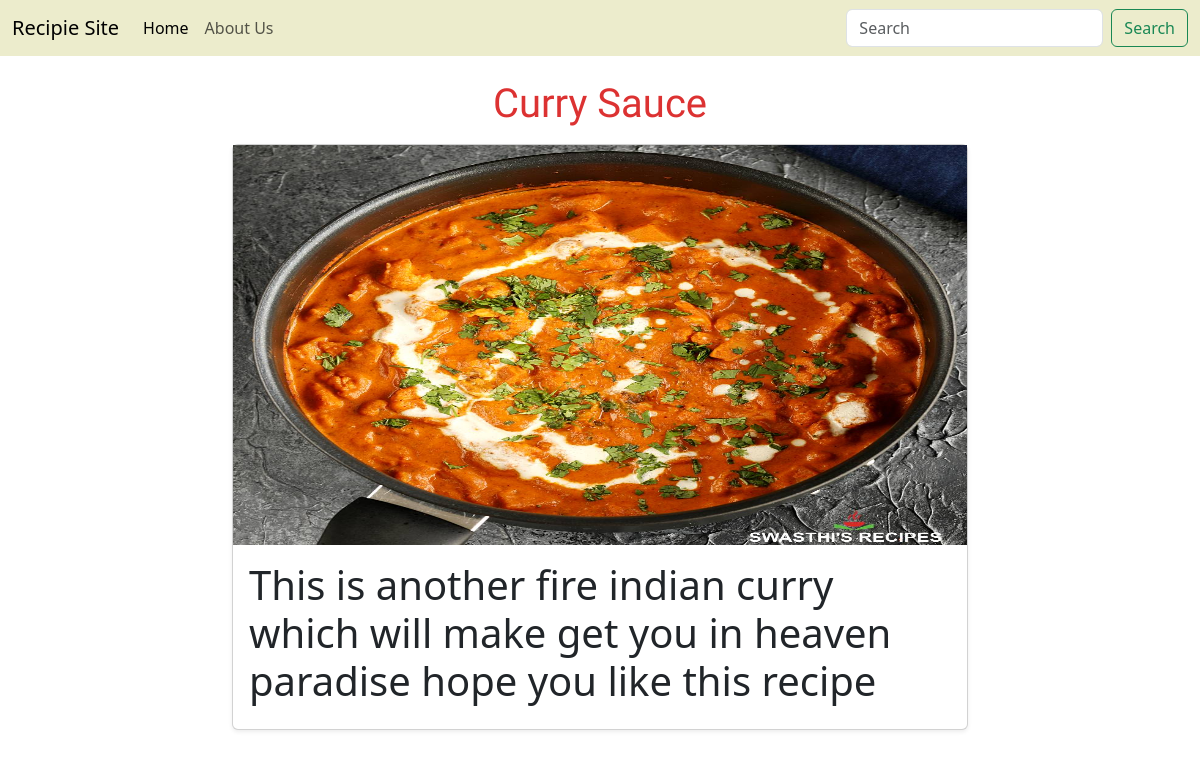
The app's page /view_recipe/9/, older data.
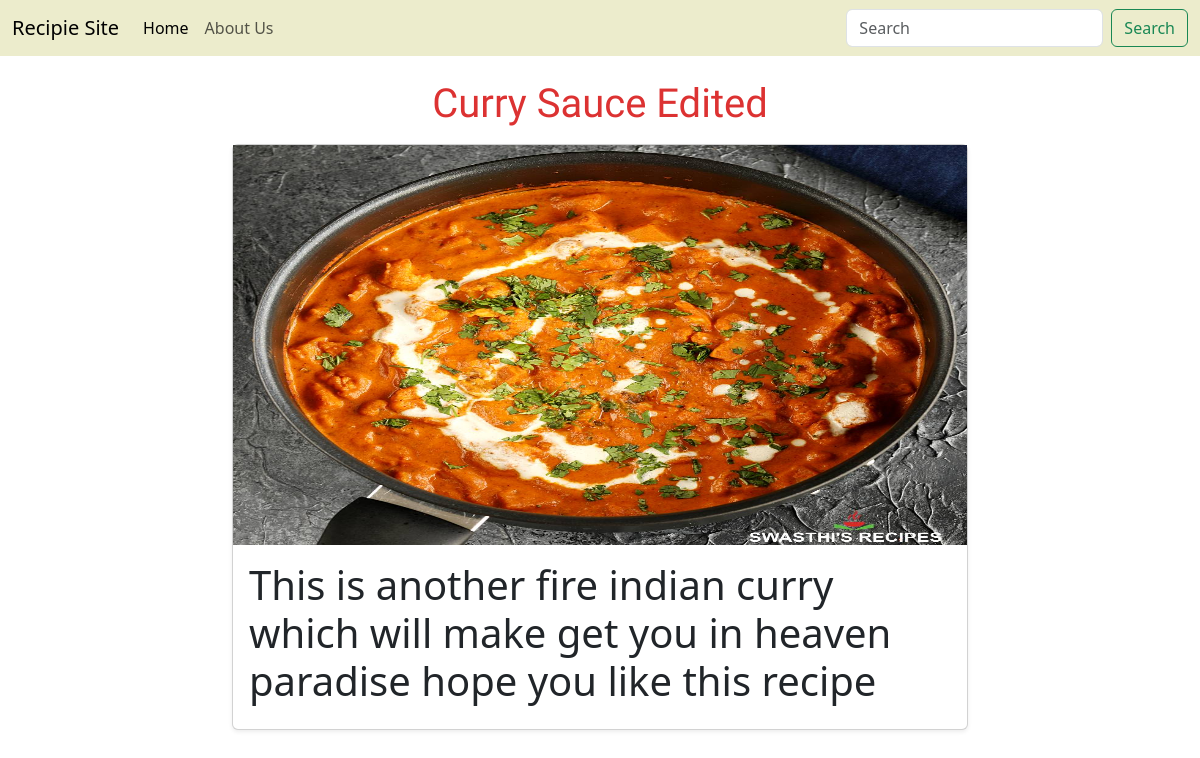
The same page, newer data.
### recipe/models.py (models this page shows)
class Recipe(models.Model):
    recipe_name=models.CharField(max_length=100)
    recipe_description=models.TextField()
    recipe_image=models.ImageField(upload_to="recipe_image")

### recipe/views.py (the view)
# urls.py: path('view_recipe/<id>/', views.view_recipe,name='view_recipe'),
def view_recipe(request,id):
    queryset=Recipe.objects.get(id=id)
    context = {'recipe':queryset}
    return render(request,'view-recipe.html',context)

### recipe/templates/view-recipe.html
{% extends "base.html" %} {% block body %}
<div class="container my-4">
  <h1 class="text-center my-3 rowdies-regular" style="color:rgb(220, 50, 50)">{{ recipe.recipe_name }}</h1>
  {% block content %}
  <div class="row justify-content-center ">
    <div class="col-sm-8">
        <div class="card shadow-sm">
        <img
          src="/media/{{recipe.recipe_image}}" style="height:400px"
          class="d-block w-100"
          alt=""
        />
        <div class="card-body">
            <h1> {{ recipe.recipe_description }} </h1>
        </div>
      </div>
    </div>
  </div>
  {% endblock content %}
</div>
{% endblock body %}

Row changes from the older to the newer data that the page shows:
changed Recipe: recipe_name "Curry Sauce" → "Curry Sauce Edited"
